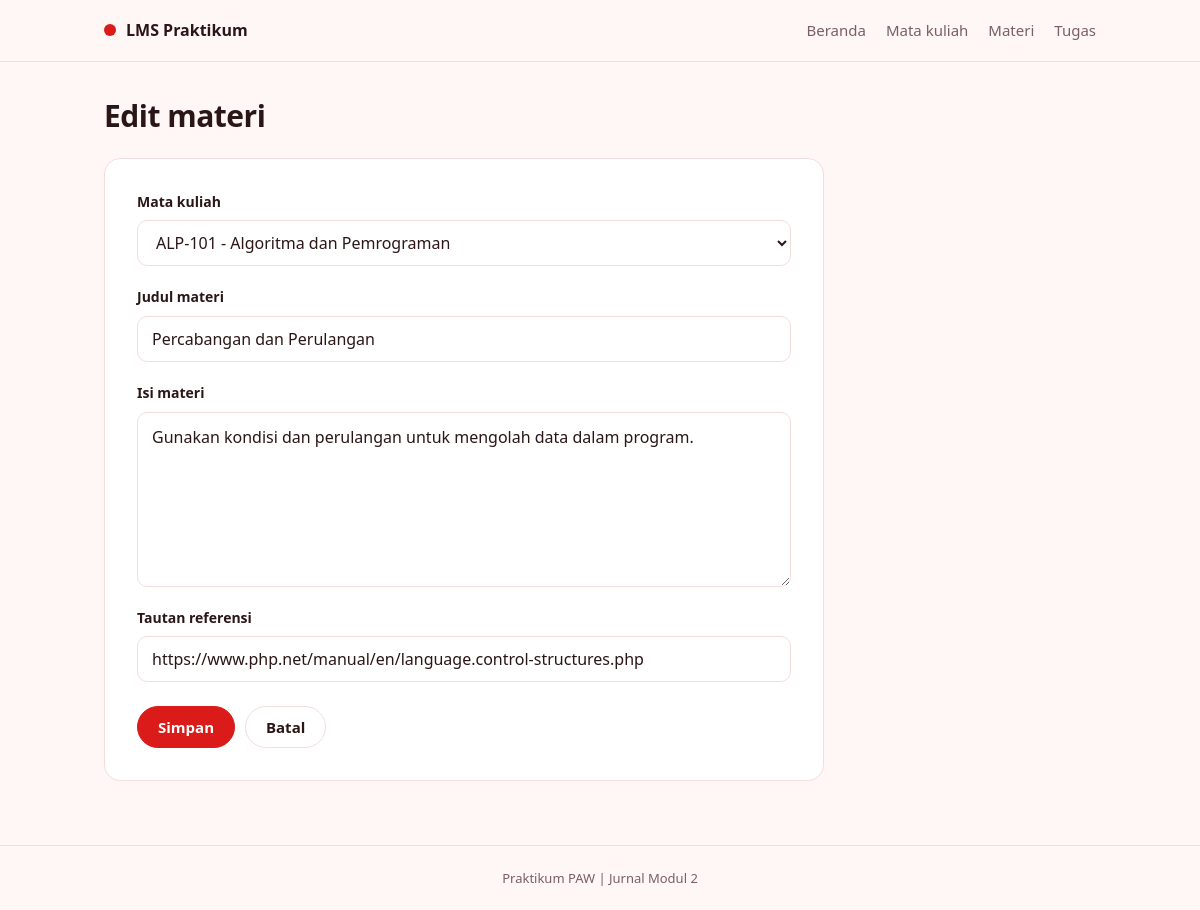
/materi.php?aksi=edit&id=2, run on the app's committed database.
### tables this page shows
CREATE TABLE IF NOT EXISTS materi (
    id INT UNSIGNED AUTO_INCREMENT PRIMARY KEY,
    mata_kuliah_id INT UNSIGNED NOT NULL,
    judul VARCHAR(150) NOT NULL,
    isi TEXT NOT NULL,
    tautan VARCHAR(255) NOT NULL,
    FOREIGN KEY (mata_kuliah_id) REFERENCES mata_kuliah (id) ON DELETE RESTRICT
);

### functions.php (called while the page is built, shortened)
<?php
function h($teks)
{
    return htmlspecialchars((string) $teks, ENT_QUOTES, 'UTF-8');
}
function input($sumber, $nama)
{
    if (isset($sumber[$nama]) && is_string($sumber[$nama])) {
        return trim($sumber[$nama]);
    }
    return '';
}
function pilihan_mata_kuliah($conn)
{
    $pilihan = [];
    $hasil = $conn->query('SELECT id, kode, nama FROM mata_kuliah ORDER BY kode');
    foreach ($hasil as $baris) {
        $pilihan[$baris['id']] = $baris['kode'] . ' - ' . $baris['nama'];
    }
    return $pilihan;
}
function cari_materi($conn, $id)
{
    $sql = 'SELECT materi.*, mata_kuliah.kode AS kode_mk, mata_kuliah.nama AS nama_mk
            FROM materi
            JOIN mata_kuliah ON mata_kuliah.id = materi.mata_kuliah_id
            WHERE materi.id = ?';
    $stmt = $conn->prepare($sql);
    $stmt->execute([$id]);
    return $stmt->get_result()->fetch_assoc();
}

### materi.php (the view, shortened to what this page needs)
<?php
require 'functions.php';
require 'connect.php';
$aksi = input($_GET, 'aksi');
$pilihan_mk = pilihan_mata_kuliah($conn);
$materi = ['mata_kuliah_id' => '', 'judul' => '', 'isi' => '', 'tautan' => ''];
$id = 0;
if ($aksi === 'detail' || $aksi === 'edit' || $aksi === 'hapus') {
    $id = (int) input($_GET, 'id');
    $materi = cari_materi($conn, $id);
}
require 'header.php';
?>
<?php if ($aksi === 'daftar'): ?>
    <div class="page-head">
        <div>
            <h1>Materi</h1>
            <p class="muted">Menampilkan <?= count($daftar_materi) ?> data.</p>
        </div>
        <a class="btn" href="materi.php?aksi=tambah">+ Tambah</a>
    </div>
    <form class="toolbar" method="get" action="materi.php">
        <input type="text" name="search" placeholder="Cari judul atau mata kuliah" value="<?= h($search) ?>">
        <select name="mata_kuliah_id">
            <option value="">Semua mata kuliah</option>
            <?php foreach ($pilihan_mk as $id_pilihan => $nama): ?>
                <option value="<?= (int) $id_pilihan ?>" <?= $id_pilihan == $id_mk ? 'selected' : '' ?>><?= h($nama) ?></option>
            <?php endforeach ?>
        </select>
        <button class="btn" type="submit">Cari</button>
        <a class="btn btn-ghost" href="materi.php">Reset</a>
    </form>
    <?php if (count($daftar_materi) === 0): ?>
        <p class="empty">Data tidak ditemukan.</p>
    <?php else: ?>
        <div class="card list">
            <?php foreach ($daftar_materi as $baris): ?>
                <div class="list-item">
                    <div>
                        <p class="kicker"><span class="code"><?= h($baris['kode_mk']) ?></span> | <?= h($baris['nama_mk']) ?></p>
                        <h2><?= h($baris['judul']) ?></h2>
                    </div>
                    <div class="actions">
                        <a class="btn btn-sm" href="materi.php?aksi=detail&id=<?= (int) $baris['id'] ?>">Detail</a>
                        <a class="btn btn-sm btn-ghost" href="materi.php?aksi=edit&id=<?= (int) $baris['id'] ?>">Edit</a>
                    </div>
                </div>
            <?php endforeach ?>
        </div>
    <?php endif ?>
<?php elseif ($aksi === 'tambah' || $aksi === 'edit'): ?>
    <h1><?= $aksi === 'tambah' ? 'Tambah' : 'Edit' ?> materi</h1>
    <form class="card form" method="post" action="">
        <div class="fields">
            <div class="field wide">
                <label for="mata_kuliah_id">Mata kuliah</label>
                <select id="mata_kuliah_id" name="mata_kuliah_id">
                    <?php foreach ($pilihan_mk as $id_pilihan => $nama): ?>
                        <option value="<?= (int) $id_pilihan ?>" <?= $id_pilihan == $materi['mata_kuliah_id'] ? 'selected' : '' ?>><?= h($nama) ?></option>
                    <?php endforeach ?>
                </select>
            </div>
            <div class="field wide">
                <label for="judul">Judul materi</label>
                <input type="text" id="judul" name="judul" maxlength="150" placeholder="Operasi CRUD PHP dan MySQL" value="<?= h($materi['judul']) ?>">
            </div>
            <div class="field wide">
                <label for="isi">Isi materi</label>
                <textarea id="isi" name="isi" rows="6"><?= h($materi['isi']) ?></textarea>
            </div>
            <div class="field wide">
                <label for="tautan">Tautan referensi</label>
                <input type="text" id="tautan" name="tautan" maxlength="255" placeholder="https://" value="<?= h($materi['tautan']) ?>">
            </div>
        </div>
        <div class="actions">
            <button class="btn" type="submit">Simpan</button>
            <a class="btn btn-ghost" href="<?= $aksi === 'edit' ? 'materi.php?aksi=detail&id=' . $id : 'materi.php' ?>">Batal</a>
        </div>
    </form>
<?php endif ?>
<?php require 'footer.php'; ?>

### styles.css (style rules this page uses)
:root { --merah: #DB1A1A; --merah-tua: #B91414; --latar: #FFF6F6; --putih: #FFFFFF; --merah-muda: #FDE9E9; --garis: #F4DDDD; --teks: #2B1616; --teks-pudar: #7A6060; }
* { box-sizing: border-box; }
body { margin: 0; background: var(--latar); color: var(--teks); font: 16px/1.55 system-ui, -apple-system, "Segoe UI", Roboto, Arial, sans-serif; }
h1, h2, p, dl, dd { margin: 0; }
h1 { font-size: 30px; line-height: 1.2; letter-spacing: -0.5px; overflow-wrap: anywhere; }
.btn { display: inline-block; padding: 11px 20px; border: 1px solid var(--merah); border-radius: 999px; background: var(--merah); color: #fff; font: inherit; font-size: 15px; font-weight: 600; line-height: 1.2; text-align: center; text-decoration: none; cursor: pointer; }
.btn-ghost { background: transparent; border-color: var(--garis); color: var(--teks); }
.actions { display: flex; flex-wrap: wrap; gap: 10px; margin-top: 24px; }
input, select, textarea { width: 100%; height: 46px; padding: 0 14px; border: 1px solid var(--garis); border-radius: 10px; background: var(--putih); color: var(--teks); font: inherit; }
textarea { display: block; height: auto; min-height: 140px; padding: 12px 14px; line-height: 1.55; resize: vertical; }
input::placeholder { color: #B9A3A3; }
label { display: block; margin-bottom: 8px; font-size: 14px; font-weight: 600; }
.card { background: var(--putih); border: 1px solid var(--garis); border-radius: 16px; }
.form, .detail { max-width: 720px; margin-top: 24px; padding: 32px; }
.fields { display: grid; grid-template-columns: 1fr 1fr; gap: 20px; }
.field { min-width: 0; }
.wide { grid-column: 1 / -1; }

### data on the page
materi: mata_kuliah_id "ALP-101 - Algoritma dan Pemrograman", judul "Percabangan dan Perulangan", isi "Gunakan kondisi dan perulangan untuk mengolah data dalam program.", tautan "https://www.php.net/manual/en/language.control-structures.php"
